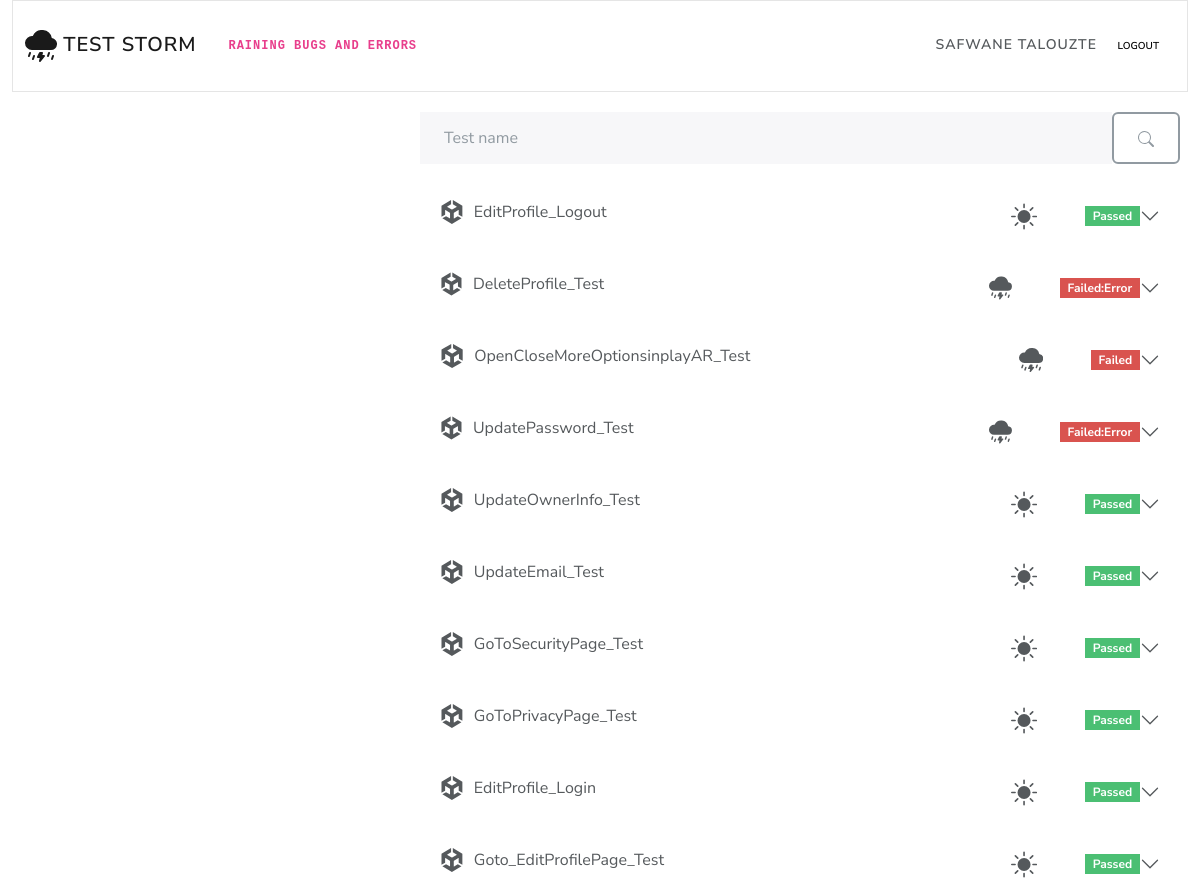
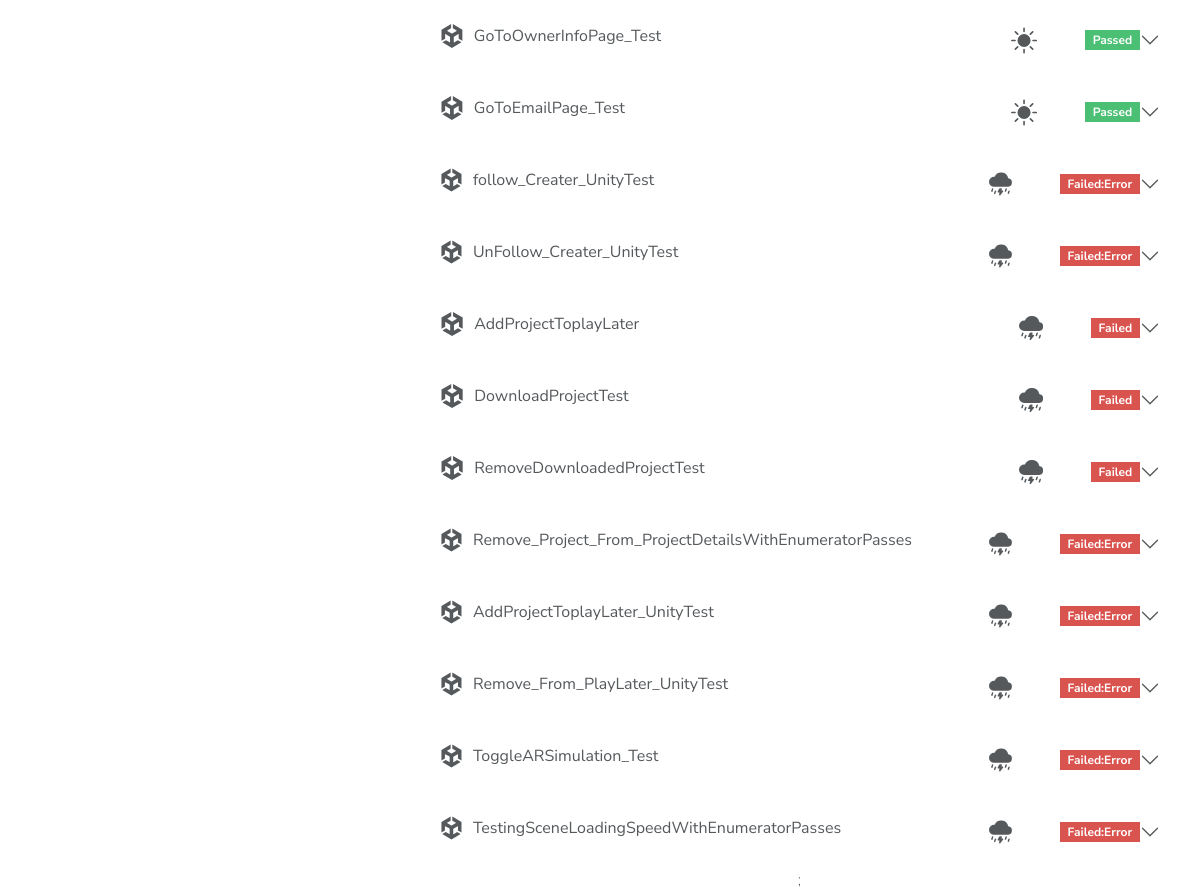
/index.php (signed in), run on the app's committed database (2 pictures, top to bottom).
### tables this page shows
CREATE TABLE IF NOT EXISTS `testcase` (
  `Name` varchar(100) NOT NULL,
  `FullName` varchar(255) DEFAULT NULL,
  `ResultState` varchar(50) DEFAULT NULL,
  `TestStatus` varchar(50) DEFAULT NULL,
  `Duration` float DEFAULT NULL,
  `StartTime` datetime DEFAULT NULL,
  `EndTime` datetime DEFAULT NULL,
  `Message` varchar(255) DEFAULT NULL,
  `StackTrace` text,
  `AssertCount` int DEFAULT NULL,
  `FailCount` int DEFAULT NULL,
  `PassCount` int DEFAULT NULL,
  `SkipCount` int DEFAULT NULL,
  `InconclusiveCount` int DEFAULT NULL,
  `HasChildren` tinyint DEFAULT NULL,
  `Output` text,
  `TestClassId` varchar(255) DEFAULT NULL,
  `Video` longblob,
  PRIMARY KEY (`Name`),
  KEY `TestClassId` (`TestClassId`(250))
);

### index.php (the view, shortened to what this page needs)
<?php
$conn = mysqli_connect("localhost", "root", "", "testbase");
$result = mysqli_query($conn, "SELECT * FROM testcase");
?>
<!DOCTYPE html>
<html lang="en">
<head>
    <link href="www/css/bootstrap.min.css" rel="stylesheet">
    <link rel="stylesheet" href="https://cdn.jsdelivr.net/npm/bootstrap-icons@1.10.3/font/bootstrap-icons.css">
</head>
<body class="container-fluid">
    <nav class="navbar navbar-expand-lg navbar-light bg-light">
        <div class="container-fluid">
            <a class="navbar-brand" href="#">
                Test Storm
            </a>
            <code class="fs-6">Raining Bugs and Errors</code>
            <div class="collapse navbar-collapse d-flex flex-row-reverse" id="navbarSupportedContent">
                <form method="post">
                    <span>
                        <?php
                        if (isset($_SESSION['user_id'])) {
                            echo $_SESSION['user_name'];
                        } ?>
                    </span>
                    <button class="btn btn-light btn-sm rounded" name="logout" type="submit">Logout</button>
                </form>
            </div>
        </div>
    </nav>
    <div class="row">
        <div class="col-md-4">
            <div>
                <div id="piechart" style="height: 500px;"></div>
            </div>
        </div>
        <div class="col-md-8 scroll">
            <div class="input-group mb-3">
                <input type="text" class="form-control" placeholder="Test name" aria-label="Test name" aria-describedby="button-addon2">
                <button class="btn btn-outline-secondary rounded" type="button" id="button-addon2">
                </button>
            </div>
            <?php
            while ($row = mysqli_fetch_array($result)) : ?>
                <div class="accordion accordion-flush">
                    <div class="accordion-item">
                        <h2 class="accordion-header">
                            <button class="accordion-button collapsed" type="button" data-bs-toggle="collapse" data-bs-target="#<?= $row['Name'] ?>" aria-expanded="false" aria-controls="<?= $row['Name'] ?>">
                                <legend class="fs-5">
                                    <?= $row['Name'] ?>
                                </legend>
                                <span class="badge <?php if ($row['ResultState'] == 'Passed') {
                                                        echo 'bg-success';
                                                    } else {
                                                        echo 'bg-danger';
                                                    } ?> ms-5"> <?= $row['ResultState'] ?></span>
                            </button>
                        </h2>
                    </div>
                </div>
                <?php endwhile ?>;
        </div>
    </div>
</body>
</html>

### index.php (style rules this page uses)
div.scroll { height: 90vh; overflow-x: hidden; overflow-y: auto; text-align: center; padding: 20px; }

### data on the page
testcase: Name "EditProfile_Logout", ResultState "Passed"
testcase: Name "DeleteProfile_Test", ResultState "Failed:Error"
testcase: Name "OpenCloseMoreOptionsinplayAR_Test", ResultState "Failed"
testcase: Name "UpdatePassword_Test", ResultState "Failed:Error"
testcase: Name "UpdateOwnerInfo_Test", ResultState "Passed"
testcase: Name "UpdateEmail_Test", ResultState "Passed"
testcase: Name "GoToSecurityPage_Test", ResultState "Passed"
testcase: Name "GoToPrivacyPage_Test", ResultState "Passed"
testcase: Name "EditProfile_Login", ResultState "Passed"
testcase: Name "Goto_EditProfilePage_Test", ResultState "Passed"
testcase: Name "GoToOwnerInfoPage_Test", ResultState "Passed"
testcase: Name "GoToEmailPage_Test", ResultState "Passed"
testcase: Name "follow_Creater_UnityTest", ResultState "Failed:Error"
testcase: Name "UnFollow_Creater_UnityTest", ResultState "Failed:Error"
testcase: Name "AddProjectToplayLater", ResultState "Failed"
testcase: Name "DownloadProjectTest", ResultState "Failed"
testcase: Name "RemoveDownloadedProjectTest", ResultState "Failed"
testcase: Name "Remove_Project_From_ProjectDetailsWithEnumeratorPasses", ResultState "Failed:Error"
testcase: Name "AddProjectToplayLater_UnityTest", ResultState "Failed:Error"
testcase: Name "Remove_From_PlayLater_UnityTest", ResultState "Failed:Error"
testcase: Name "ToggleARSimulation_Test", ResultState "Failed:Error"
testcase: Name "TestingSceneLoadingSpeedWithEnumeratorPasses", ResultState "Failed:Error"

### other printed values
$_SESSION['user_name'] "SAFWANE TALOUZTE"
